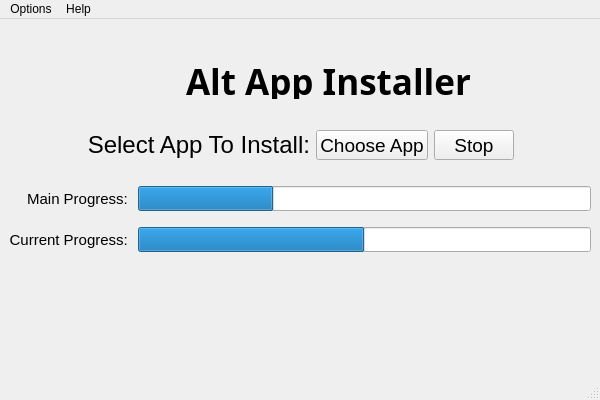
<?xml version="1.0" encoding="UTF-8"?>
<ui version="4.0">
 <class>MainProgram</class>
 <widget class="QMainWindow" name="MainProgram">
  <property name="enabled">
   <bool>true</bool>
  </property>
  <property name="geometry">
   <rect>
    <x>0</x>
    <y>0</y>
    <width>600</width>
    <height>400</height>
   </rect>
  </property>
  <property name="sizePolicy">
   <sizepolicy hsizetype="Expanding" vsizetype="Expanding">
    <horstretch>0</horstretch>
    <verstretch>0</verstretch>
   </sizepolicy>
  </property>
  <property name="minimumSize">
   <size>
    <width>0</width>
    <height>0</height>
   </size>
  </property>
  <property name="maximumSize">
   <size>
    <width>700</width>
    <height>500</height>
   </size>
  </property>
  <property name="windowTitle">
   <string>Alt App Installer</string>
  </property>
  <widget class="QWidget" name="centralwidget">
   <property name="enabled">
    <bool>true</bool>
   </property>
   <property name="sizePolicy">
    <sizepolicy hsizetype="Expanding" vsizetype="Preferred">
     <horstretch>0</horstretch>
     <verstretch>0</verstretch>
    </sizepolicy>
   </property>
   <layout class="QGridLayout" name="gridLayout_2">
    <item row="0" column="0">
     <layout class="QGridLayout" name="gridLayout">
      <property name="sizeConstraint">
       <enum>QLayout::SetDefaultConstraint</enum>
      </property>
      <item row="2" column="0">
       <layout class="QHBoxLayout" name="horizontalLayout_3">
        <item>
         <spacer name="horizontalSpacer_4">
          <property name="orientation">
           <enum>Qt::Horizontal</enum>
          </property>
          <property name="sizeHint" stdset="0">
           <size>
            <width>40</width>
            <height>20</height>
           </size>
          </property>
         </spacer>
        </item>
        <item>
         <widget class="QLabel" name="imagetitle">
          <property name="sizePolicy">
           <sizepolicy hsizetype="Fixed" vsizetype="Fixed">
            <horstretch>0</horstretch>
            <verstretch>0</verstretch>
           </sizepolicy>
          </property>
          <property name="minimumSize">
           <size>
            <width>51</width>
            <height>51</height>
           </size>
          </property>
          <property name="maximumSize">
           <size>
            <width>51</width>
            <height>51</height>
           </size>
          </property>
          <property name="text">
           <string/>
          </property>
          <property name="pixmap">
           <pixmap>data/images/installer_icon.png</pixmap>
          </property>
          <property name="scaledContents">
           <bool>true</bool>
          </property>
         </widget>
        </item>
        <item>
         <widget class="QLabel" name="Title_2">
          <property name="sizePolicy">
           <sizepolicy hsizetype="Minimum" vsizetype="Fixed">
            <horstretch>0</horstretch>
            <verstretch>0</verstretch>
           </sizepolicy>
          </property>
          <property name="maximumSize">
           <size>
            <width>319</width>
            <height>42</height>
           </size>
          </property>
          <property name="font">
           <font>
            <family>Bahnschrift SemiBold</family>
            <pointsize>26</pointsize>
            <weight>75</weight>
            <bold>true</bold>
           </font>
          </property>
          <property name="layoutDirection">
           <enum>Qt::LeftToRight</enum>
          </property>
          <property name="text">
           <string>Alt App Installer</string>
          </property>
          <property name="alignment">
           <set>Qt::AlignHCenter|Qt::AlignTop</set>
          </property>
         </widget>
        </item>
        <item>
         <spacer name="horizontalSpacer_5">
          <property name="orientation">
           <enum>Qt::Horizontal</enum>
          </property>
          <property name="sizeHint" stdset="0">
           <size>
            <width>40</width>
            <height>20</height>
           </size>
          </property>
         </spacer>
        </item>
       </layout>
      </item>
      <item row="3" column="0">
       <spacer name="horizontalSpacer">
        <property name="orientation">
         <enum>Qt::Horizontal</enum>
        </property>
        <property name="sizeType">
         <enum>QSizePolicy::Fixed</enum>
        </property>
        <property name="sizeHint" stdset="0">
         <size>
          <width>40</width>
          <height>20</height>
         </size>
        </property>
       </spacer>
      </item>
      <item row="6" column="0">
       <spacer name="verticalSpacer">
        <property name="orientation">
         <enum>Qt::Vertical</enum>
        </property>
        <property name="sizeHint" stdset="0">
         <size>
          <width>20</width>
          <height>40</height>
         </size>
        </property>
       </spacer>
      </item>
      <item row="1" column="0">
       <spacer name="verticalSpacer_2">
        <property name="orientation">
         <enum>Qt::Vertical</enum>
        </property>
        <property name="sizeType">
         <enum>QSizePolicy::Fixed</enum>
        </property>
        <property name="sizeHint" stdset="0">
         <size>
          <width>0</width>
          <height>25</height>
         </size>
        </property>
       </spacer>
      </item>
      <item row="4" column="0">
       <layout class="QVBoxLayout" name="verticalLayout">
        <item>
         <layout class="QHBoxLayout" name="horizontalLayout_4">
          <item>
           <spacer name="horizontalSpacer_6">
            <property name="orientation">
             <enum>Qt::Horizontal</enum>
            </property>
            <property name="sizeHint" stdset="0">
             <size>
              <width>40</width>
              <height>20</height>
             </size>
            </property>
           </spacer>
          </item>
          <item>
           <widget class="QLabel" name="Select_app_label">
            <property name="sizePolicy">
             <sizepolicy hsizetype="Preferred" vsizetype="Expanding">
              <horstretch>0</horstretch>
              <verstretch>0</verstretch>
             </sizepolicy>
            </property>
            <property name="maximumSize">
             <size>
              <width>225</width>
              <height>30</height>
             </size>
            </property>
            <property name="font">
             <font>
              <family>Arial</family>
              <pointsize>18</pointsize>
              <weight>50</weight>
              <bold>false</bold>
             </font>
            </property>
            <property name="text">
             <string>Select App To Install:</string>
            </property>
            <property name="alignment">
             <set>Qt::AlignRight|Qt::AlignTrailing|Qt::AlignVCenter</set>
            </property>
           </widget>
          </item>
          <item>
           <widget class="QPushButton" name="pushButton">
            <property name="sizePolicy">
             <sizepolicy hsizetype="Minimum" vsizetype="Fixed">
              <horstretch>0</horstretch>
              <verstretch>0</verstretch>
             </sizepolicy>
            </property>
            <property name="maximumSize">
             <size>
              <width>114</width>
              <height>30</height>
             </size>
            </property>
            <property name="font">
             <font>
              <family>Arial</family>
              <pointsize>14</pointsize>
              <weight>50</weight>
              <bold>false</bold>
             </font>
            </property>
            <property name="text">
             <string>Choose App</string>
            </property>
           </widget>
          </item>
          <item>
           <widget class="QPushButton" name="stop_btn">
            <property name="sizePolicy">
             <sizepolicy hsizetype="Minimum" vsizetype="Fixed">
              <horstretch>0</horstretch>
              <verstretch>0</verstretch>
             </sizepolicy>
            </property>
            <property name="maximumSize">
             <size>
              <width>114</width>
              <height>30</height>
             </size>
            </property>
            <property name="font">
             <font>
              <family>Arial</family>
              <pointsize>14</pointsize>
              <weight>50</weight>
              <bold>false</bold>
             </font>
            </property>
            <property name="text">
             <string>Stop</string>
            </property>
           </widget>
          </item>
          <item>
           <spacer name="horizontalSpacer_7">
            <property name="orientation">
             <enum>Qt::Horizontal</enum>
            </property>
            <property name="sizeHint" stdset="0">
             <size>
              <width>40</width>
              <height>20</height>
             </size>
            </property>
           </spacer>
          </item>
         </layout>
        </item>
        <item>
         <spacer name="horizontalSpacer_3">
          <property name="orientation">
           <enum>Qt::Horizontal</enum>
          </property>
          <property name="sizeType">
           <enum>QSizePolicy::Fixed</enum>
          </property>
          <property name="sizeHint" stdset="0">
           <size>
            <width>400</width>
            <height>20</height>
           </size>
          </property>
         </spacer>
        </item>
        <item>
         <layout class="QHBoxLayout" name="horizontalLayout">
          <item>
           <spacer name="horizontalSpacer_8">
            <property name="orientation">
             <enum>Qt::Horizontal</enum>
            </property>
            <property name="sizeType">
             <enum>QSizePolicy::Fixed</enum>
            </property>
            <property name="sizeHint" stdset="0">
             <size>
              <width>18</width>
              <height>20</height>
             </size>
            </property>
           </spacer>
          </item>
          <item>
           <widget class="QLabel" name="Main_bar">
            <property name="sizePolicy">
             <sizepolicy hsizetype="Preferred" vsizetype="Minimum">
              <horstretch>0</horstretch>
              <verstretch>0</verstretch>
             </sizepolicy>
            </property>
            <property name="minimumSize">
             <size>
              <width>0</width>
              <height>25</height>
             </size>
            </property>
            <property name="maximumSize">
             <size>
              <width>16777215</width>
              <height>25</height>
             </size>
            </property>
            <property name="font">
             <font>
              <family>Arial</family>
              <pointsize>11</pointsize>
              <weight>50</weight>
              <bold>false</bold>
             </font>
            </property>
            <property name="text">
             <string>Main Progress: </string>
            </property>
            <property name="alignment">
             <set>Qt::AlignRight|Qt::AlignTrailing|Qt::AlignVCenter</set>
            </property>
           </widget>
          </item>
          <item>
           <widget class="QProgressBar" name="mainprogressBar">
            <property name="sizePolicy">
             <sizepolicy hsizetype="Expanding" vsizetype="Fixed">
              <horstretch>0</horstretch>
              <verstretch>0</verstretch>
             </sizepolicy>
            </property>
            <property name="minimumSize">
             <size>
              <width>0</width>
              <height>25</height>
             </size>
            </property>
            <property name="maximumSize">
             <size>
              <width>16777215</width>
              <height>25</height>
             </size>
            </property>
            <property name="font">
             <font>
              <family>Arial</family>
             </font>
            </property>
            <property name="value">
             <number>30</number>
            </property>
            <property name="textVisible">
             <bool>false</bool>
            </property>
           </widget>
          </item>
         </layout>
        </item>
        <item>
         <spacer name="horizontalSpacer_2">
          <property name="orientation">
           <enum>Qt::Horizontal</enum>
          </property>
          <property name="sizeHint" stdset="0">
           <size>
            <width>40</width>
            <height>10</height>
           </size>
          </property>
         </spacer>
        </item>
        <item>
         <layout class="QHBoxLayout" name="horizontalLayout_2">
          <item>
           <widget class="QLabel" name="Current_bar">
            <property name="sizePolicy">
             <sizepolicy hsizetype="Minimum" vsizetype="Minimum">
              <horstretch>0</horstretch>
              <verstretch>0</verstretch>
             </sizepolicy>
            </property>
            <property name="minimumSize">
             <size>
              <width>5</width>
              <height>25</height>
             </size>
            </property>
            <property name="maximumSize">
             <size>
              <width>16777215</width>
              <height>25</height>
             </size>
            </property>
            <property name="baseSize">
             <size>
              <width>0</width>
              <height>5</height>
             </size>
            </property>
            <property name="font">
             <font>
              <family>Arial</family>
              <pointsize>11</pointsize>
             </font>
            </property>
            <property name="text">
             <string>Current Progress: </string>
            </property>
            <property name="alignment">
             <set>Qt::AlignRight|Qt::AlignTrailing|Qt::AlignVCenter</set>
            </property>
           </widget>
          </item>
          <item>
           <widget class="QProgressBar" name="currentprogressBar">
            <property name="sizePolicy">
             <sizepolicy hsizetype="Expanding" vsizetype="Fixed">
              <horstretch>0</horstretch>
              <verstretch>0</verstretch>
             </sizepolicy>
            </property>
            <property name="minimumSize">
             <size>
              <width>0</width>
              <height>0</height>
             </size>
            </property>
            <property name="maximumSize">
             <size>
              <width>16777215</width>
              <height>25</height>
             </size>
            </property>
            <property name="baseSize">
             <size>
              <width>20</width>
              <height>30</height>
             </size>
            </property>
            <property name="font">
             <font>
              <family>Arial</family>
             </font>
            </property>
            <property name="autoFillBackground">
             <bool>false</bool>
            </property>
            <property name="value">
             <number>50</number>
            </property>
            <property name="textVisible">
             <bool>false</bool>
            </property>
           </widget>
          </item>
         </layout>
        </item>
       </layout>
      </item>
     </layout>
    </item>
   </layout>
  </widget>
  <widget class="QMenuBar" name="menubar">
   <property name="geometry">
    <rect>
     <x>0</x>
     <y>0</y>
     <width>600</width>
     <height>21</height>
    </rect>
   </property>
   <widget class="QMenu" name="menuOptions">
    <property name="title">
     <string>Options</string>
    </property>
    <widget class="QMenu" name="menuDependencies">
     <property name="title">
      <string>Dependencies</string>
     </property>
     <property name="icon">
      <iconset>
       <normaloff>data/images/dependencies.png</normaloff>data/images/dependencies.png</iconset>
     </property>
     <addaction name="separator"/>
     <addaction name="actionIgnore_Latest_Version"/>
     <addaction name="actionIgnore_Architecture"/>
    </widget>
    <addaction name="actioninstall_From_File"/>
    <addaction name="actionDownloads"/>
    <addaction name="actionclear_cache"/>
    <addaction name="menuDependencies"/>
   </widget>
   <widget class="QMenu" name="menuAbout">
    <property name="title">
     <string>Help</string>
    </property>
    <addaction name="actionCheck_For_Updates"/>
    <addaction name="actionOpen_Logs"/>
    <addaction name="separator"/>
    <addaction name="actionHelp"/>
    <addaction name="actionAbout"/>
   </widget>
   <addaction name="menuOptions"/>
   <addaction name="menuAbout"/>
  </widget>
  <widget class="QStatusBar" name="statusbar"/>
  <action name="actionInstall_From_File">
   <property name="text">
    <string>Install From File</string>
   </property>
   <property name="statusTip">
    <string>Install App (appx,Msix) From Local File</string>
   </property>
  </action>
  <action name="actionDownload_From_Url">
   <property name="text">
    <string>Install From Url</string>
   </property>
   <property name="statusTip">
    <string>Install from link given by user (link of the app from microsoft.com)</string>
   </property>
  </action>
  <action name="actionclear_cache">
   <property name="icon">
    <iconset>
     <normaloff>data/images/clear.png</normaloff>data/images/clear.png</iconset>
   </property>
   <property name="text">
    <string>Clear Cache</string>
   </property>
   <property name="statusTip">
    <string>Clear all files like [Downloads,logs.. etc]</string>
   </property>
  </action>
  <action name="actionInstall_Driver_Chrome">
   <property name="text">
    <string>Install Driver + Chrome</string>
   </property>
  </action>
  <action name="actionInstall_Chrome_Driver">
   <property name="text">
    <string>Install Chrome Driver</string>
   </property>
   <property name="statusTip">
    <string>Download and install chrome driver</string>
   </property>
  </action>
  <action name="actionCheck_For_Updates">
   <property name="icon">
    <iconset>
     <normaloff>data/images/update.png</normaloff>data/images/update.png</iconset>
   </property>
   <property name="text">
    <string>Check For Updates</string>
   </property>
   <property name="statusTip">
    <string>Check For Updates</string>
   </property>
  </action>
  <action name="actionAbout">
   <property name="icon">
    <iconset>
     <normaloff>data/images/about.png</normaloff>data/images/about.png</iconset>
   </property>
   <property name="text">
    <string>About</string>
   </property>
   <property name="statusTip">
    <string/>
   </property>
  </action>
  <action name="actionHelp">
   <property name="icon">
    <iconset>
     <normaloff>data/images/help.png</normaloff>data/images/help.png</iconset>
   </property>
   <property name="text">
    <string>Help</string>
   </property>
   <property name="statusTip">
    <string>Get Help</string>
   </property>
  </action>
  <action name="actionOpen_Logs">
   <property name="icon">
    <iconset>
     <normaloff>data/images/log.png</normaloff>data/images/log.png</iconset>
   </property>
   <property name="text">
    <string>Open Logs</string>
   </property>
   <property name="statusTip">
    <string>Open log File</string>
   </property>
  </action>
  <action name="actionDownload_From_Url_2">
   <property name="text">
    <string>Download From Url</string>
   </property>
   <property name="statusTip">
    <string>Download from link given by user (link of the app from microsoft.com)</string>
   </property>
  </action>
  <action name="actioninstall_From_File">
   <property name="icon">
    <iconset>
     <normaloff>data/images/file.png</normaloff>data/images/file.png</iconset>
   </property>
   <property name="text">
    <string>Install From File</string>
   </property>
   <property name="statusTip">
    <string>Install App (Appx,Msix..etc) From Local File </string>
   </property>
  </action>
  <action name="actionSet_Wait_Time">
   <property name="text">
    <string>Set Wait Time</string>
   </property>
   <property name="statusTip">
    <string>Set Wait Time ( Use If Slow Internet Speed,Default: 5)</string>
   </property>
  </action>
  <action name="actionDownloads">
   <property name="icon">
    <iconset>
     <normaloff>data/images/downloads.png</normaloff>data/images/downloads.png</iconset>
   </property>
   <property name="text">
    <string>Downloads</string>
   </property>
  </action>
  <action name="actionAll_Dependencies">
   <property name="checkable">
    <bool>true</bool>
   </property>
   <property name="icon">
    <iconset>
     <selectedoff>data/images/unchecked.png</selectedoff>
     <selectedon>data/images/checked.png</selectedon>
    </iconset>
   </property>
   <property name="text">
    <string>All Dependencies</string>
   </property>
  </action>
  <action name="actionIgnore_Latest_Version">
   <property name="checkable">
    <bool>true</bool>
   </property>
   <property name="icon">
    <iconset>
     <normaloff>data/images/unchecked.png</normaloff>
     <normalon>data/images/checked.png</normalon>
     <selectedoff>data/images/unchecked.png</selectedoff>
     <selectedon>data/images/checked.png</selectedon>data/images/unchecked.png</iconset>
   </property>
   <property name="text">
    <string>Ignore Version</string>
   </property>
  </action>
  <action name="actionIgnore_Architecture">
   <property name="checkable">
    <bool>true</bool>
   </property>
   <property name="icon">
    <iconset>
     <normaloff>data/images/unchecked.png</normaloff>
     <normalon>data/images/checked.png</normalon>
     <selectedoff>data/images/unchecked.png</selectedoff>
     <selectedon>data/images/checked.png</selectedon>data/images/unchecked.png</iconset>
   </property>
   <property name="text">
    <string>Ignore Architecture</string>
   </property>
  </action>
 </widget>
 <resources/>
 <connections/>
</ui>
